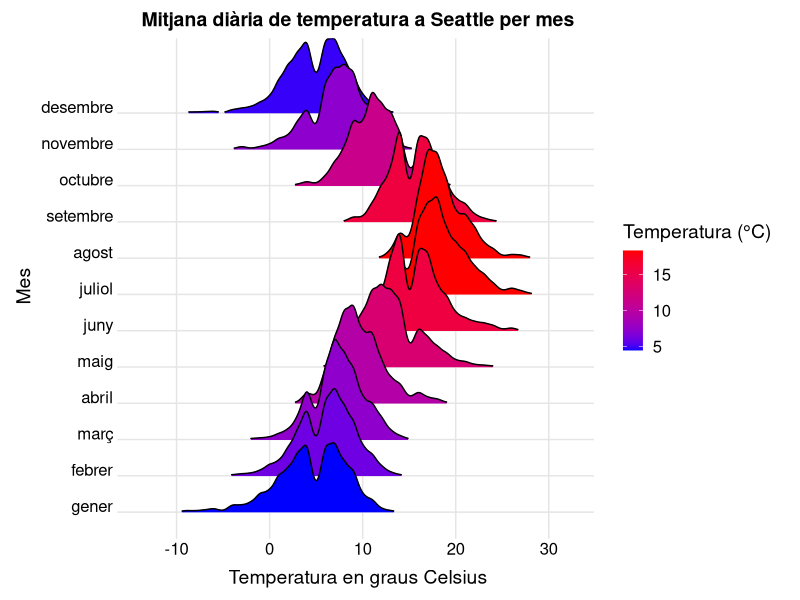

The R source for this figure:
library(ggplot2)
library(ggridges)

getwd()
setwd("/Users/maxtico/Documents/Master_UOC/Data visualization/PAC2/")

data = read.csv("Dataset_temp_seattle.csv", sep=";")

order <- c("gener","febrer","març","abril","maig","juny","juliol","agost","setembre","octubre","novembre","desembre")
# plot
ggplot(data, aes(x = Mean_TemperatureC, y = factor(month,levels=order), fill = mean_month,group = month)) +
  geom_density_ridges_gradient(scale = 3, rel_min_height = 0.01) +
  scale_fill_gradient(low = "blue", high = "red", name = "Temperatura (°C)")+ 
  theme_ridges() + 
  theme(plot.title = element_text(hjust = 0.5, face = "bold"),
        axis.title.x = element_text(hjust = 0.5),  # Center the x-axis title
        axis.title.y = element_text(hjust = 0.5))+
  ggtitle("Mitjana diària de temperatura a Seattle per mes")+
  labs(y="Mes",x="Temperatura en graus Celsius")



